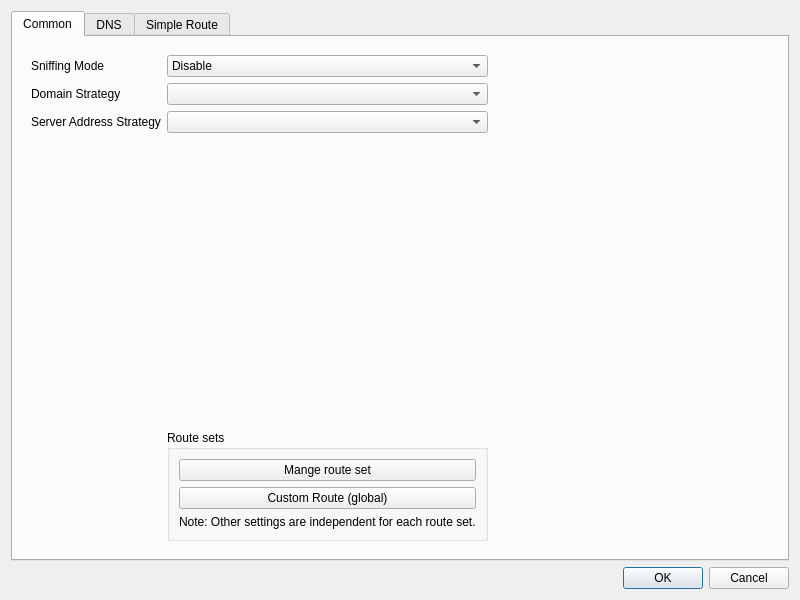
<?xml version="1.0" encoding="UTF-8"?>
<ui version="4.0">
 <class>DialogManageRoutes</class>
 <widget class="QDialog" name="DialogManageRoutes">
  <property name="geometry">
   <rect>
    <x>0</x>
    <y>0</y>
    <width>800</width>
    <height>600</height>
   </rect>
  </property>
  <property name="windowTitle">
   <string>Routes</string>
  </property>
  <layout class="QVBoxLayout" name="verticalLayout">
   <item>
    <widget class="QTabWidget" name="tabWidget">
     <property name="currentIndex">
      <number>0</number>
     </property>
     <widget class="QWidget" name="tab">
      <attribute name="title">
       <string>Common</string>
      </attribute>
      <layout class="QVBoxLayout" name="verticalLayout_3">
       <item>
        <widget class="QWidget" name="widget" native="true">
         <layout class="QGridLayout" name="gridLayout_2">
          <item row="4" column="1">
           <spacer name="verticalSpacer">
            <property name="orientation">
             <enum>Qt::Vertical</enum>
            </property>
            <property name="sizeHint" stdset="0">
             <size>
              <width>20</width>
              <height>40</height>
             </size>
            </property>
           </spacer>
          </item>
          <item row="5" column="1">
           <widget class="QGroupBox" name="groupBox">
            <property name="title">
             <string>Route sets</string>
            </property>
            <layout class="QVBoxLayout" name="verticalLayout_7">
             <item>
              <widget class="QPushButton" name="load_save">
               <property name="text">
                <string>Mange route set</string>
               </property>
              </widget>
             </item>
             <item>
              <widget class="QPushButton" name="custom_route_global_edit">
               <property name="text">
                <string>Custom Route (global)</string>
               </property>
              </widget>
             </item>
             <item>
              <widget class="QLabel" name="label_5">
               <property name="text">
                <string>Note: Other settings are independent for each route set.</string>
               </property>
              </widget>
             </item>
            </layout>
           </widget>
          </item>
          <item row="2" column="0">
           <widget class="QLabel" name="label_6">
            <property name="toolTip">
             <string notr="true">For V2Ray, it sets routing.domainStrategy
For sing-box, it sets inbound.domain_strategy</string>
            </property>
            <property name="text">
             <string>Domain Strategy</string>
            </property>
           </widget>
          </item>
          <item row="3" column="1">
           <widget class="QComboBox" name="outbound_domain_strategy">
            <property name="editable">
             <bool>false</bool>
            </property>
           </widget>
          </item>
          <item row="1" column="1">
           <widget class="QComboBox" name="sniffing_mode">
            <item>
             <property name="text">
              <string>Disable</string>
             </property>
            </item>
            <item>
             <property name="text">
              <string>Sniff result for routing</string>
             </property>
            </item>
            <item>
             <property name="text">
              <string>Sniff result for destination</string>
             </property>
            </item>
           </widget>
          </item>
          <item row="1" column="0">
           <widget class="QLabel" name="label">
            <property name="text">
             <string>Sniffing Mode</string>
            </property>
           </widget>
          </item>
          <item row="3" column="0">
           <widget class="QLabel" name="label_3">
            <property name="text">
             <string>Server Address Strategy</string>
            </property>
           </widget>
          </item>
          <item row="2" column="1">
           <widget class="QComboBox" name="domainStrategyCombo">
            <property name="editable">
             <bool>false</bool>
            </property>
           </widget>
          </item>
          <item row="1" column="2">
           <spacer name="horizontalSpacer_3">
            <property name="orientation">
             <enum>Qt::Horizontal</enum>
            </property>
            <property name="sizeHint" stdset="0">
             <size>
              <width>40</width>
              <height>20</height>
             </size>
            </property>
           </spacer>
          </item>
         </layout>
        </widget>
       </item>
      </layout>
     </widget>
     <widget class="QWidget" name="tab_3">
      <attribute name="title">
       <string>DNS</string>
      </attribute>
      <layout class="QVBoxLayout" name="verticalLayout_4">
       <item>
        <widget class="QGroupBox" name="simple_dns_box">
         <property name="title">
          <string>Simple DNS Settings</string>
         </property>
         <layout class="QGridLayout" name="gridLayout">
          <item row="1" column="0">
           <widget class="QLabel" name="label_8">
            <property name="toolTip">
             <string>This is especially important and it is recommended to use the default value of &quot;localhost&quot;.
If the default value does not work, try changing it to &quot;223.5.5.5&quot;.
For more information, see the document &quot;Configuration/DNS&quot;.</string>
            </property>
            <property name="text">
             <string>Direct DNS</string>
            </property>
           </widget>
          </item>
          <item row="0" column="2">
           <layout class="QHBoxLayout" name="horizontalLayout_7">
            <item>
             <widget class="QComboBox" name="remote_dns">
              <property name="sizePolicy">
               <sizepolicy hsizetype="Expanding" vsizetype="Fixed">
                <horstretch>0</horstretch>
                <verstretch>0</verstretch>
               </sizepolicy>
              </property>
              <property name="editable">
               <bool>true</bool>
              </property>
              <item>
               <property name="text">
                <string notr="true">https://8.8.8.8/dns-query</string>
               </property>
              </item>
              <item>
               <property name="text">
                <string notr="true">https://1.0.0.1/dns-query</string>
               </property>
              </item>
              <item>
               <property name="text">
                <string notr="true">https://1.1.1.1/dns-query</string>
               </property>
              </item>
              <item>
               <property name="text">
                <string notr="true">https://dns.google/dns-query</string>
               </property>
              </item>
              <item>
               <property name="text">
                <string notr="true">https://one.one.one.one/dns-query</string>
               </property>
              </item>
              <item>
               <property name="text">
                <string notr="true">https://[2001:4860:4860::8888]/dns-query</string>
               </property>
              </item>
              <item>
               <property name="text">
                <string notr="true">https://[2606:4700:4700::1111]/dns-query</string>
               </property>
              </item>
             </widget>
            </item>
            <item>
             <widget class="QLabel" name="label_10">
              <property name="text">
               <string>Query Strategy</string>
              </property>
             </widget>
            </item>
            <item>
             <widget class="QComboBox" name="remote_dns_strategy"/>
            </item>
           </layout>
          </item>
          <item row="0" column="0">
           <widget class="QLabel" name="label_9">
            <property name="text">
             <string>Remote DNS</string>
            </property>
            <property name="buddy">
             <cstring>widget</cstring>
            </property>
           </widget>
          </item>
          <item row="2" column="2">
           <layout class="QHBoxLayout" name="horizontalLayout_3">
            <item>
             <widget class="QCheckBox" name="dns_routing">
              <property name="text">
               <string>Enable DNS Routing</string>
              </property>
             </widget>
            </item>
            <item>
             <spacer name="horizontalSpacer_2">
              <property name="orientation">
               <enum>Qt::Horizontal</enum>
              </property>
              <property name="sizeHint" stdset="0">
               <size>
                <width>40</width>
                <height>20</height>
               </size>
              </property>
             </spacer>
            </item>
            <item>
             <widget class="QLabel" name="dns_final_out_l">
              <property name="text">
               <string>Final DNS Out</string>
              </property>
             </widget>
            </item>
            <item>
             <widget class="QComboBox" name="dns_final_out">
              <item>
               <property name="text">
                <string notr="true">proxy</string>
               </property>
              </item>
              <item>
               <property name="text">
                <string notr="true">bypass</string>
               </property>
              </item>
             </widget>
            </item>
           </layout>
          </item>
          <item row="1" column="2">
           <layout class="QHBoxLayout" name="horizontalLayout_8">
            <item>
             <widget class="QComboBox" name="direct_dns">
              <property name="sizePolicy">
               <sizepolicy hsizetype="Expanding" vsizetype="Fixed">
                <horstretch>0</horstretch>
                <verstretch>0</verstretch>
               </sizepolicy>
              </property>
              <property name="editable">
               <bool>true</bool>
              </property>
              <item>
               <property name="text">
                <string notr="true">localhost</string>
               </property>
              </item>
              <item>
               <property name="text">
                <string notr="true">https://223.5.5.5/dns-query</string>
               </property>
              </item>
              <item>
               <property name="text">
                <string notr="true">https://1.12.12.12/dns-query</string>
               </property>
              </item>
              <item>
               <property name="text">
                <string notr="true">https://dns.alidns.com/dns-query</string>
               </property>
              </item>
              <item>
               <property name="text">
                <string notr="true">https://doh.pub/dns-query</string>
               </property>
              </item>
              <item>
               <property name="text">
                <string notr="true">223.5.5.5</string>
               </property>
              </item>
              <item>
               <property name="text">
                <string notr="true">119.29.29.29</string>
               </property>
              </item>
              <item>
               <property name="text">
                <string notr="true">2400:3200::1</string>
               </property>
              </item>
              <item>
               <property name="text">
                <string notr="true">2402:4e00::</string>
               </property>
              </item>
             </widget>
            </item>
            <item>
             <widget class="QLabel" name="label_11">
              <property name="text">
               <string>Query Strategy</string>
              </property>
             </widget>
            </item>
            <item>
             <widget class="QComboBox" name="direct_dns_strategy"/>
            </item>
           </layout>
          </item>
         </layout>
        </widget>
       </item>
       <item>
        <widget class="QGroupBox" name="groupBox_2">
         <property name="title">
          <string>DNS Object Settings</string>
         </property>
         <layout class="QVBoxLayout" name="verticalLayout_5">
          <item>
           <layout class="QHBoxLayout" name="horizontalLayout_4">
            <item>
             <widget class="QCheckBox" name="use_dns_object">
              <property name="text">
               <string>Use DNS Object</string>
              </property>
             </widget>
            </item>
            <item>
             <widget class="QPushButton" name="format_dns_object">
              <property name="sizePolicy">
               <sizepolicy hsizetype="Maximum" vsizetype="Fixed">
                <horstretch>0</horstretch>
                <verstretch>0</verstretch>
               </sizepolicy>
              </property>
              <property name="text">
               <string>Format</string>
              </property>
             </widget>
            </item>
            <item>
             <widget class="QPushButton" name="dns_document">
              <property name="sizePolicy">
               <sizepolicy hsizetype="Maximum" vsizetype="Fixed">
                <horstretch>0</horstretch>
                <verstretch>0</verstretch>
               </sizepolicy>
              </property>
              <property name="text">
               <string>Document</string>
              </property>
             </widget>
            </item>
           </layout>
          </item>
          <item>
           <widget class="QPlainTextEdit" name="dns_object"/>
          </item>
         </layout>
        </widget>
       </item>
      </layout>
     </widget>
     <widget class="QWidget" name="tab_2">
      <attribute name="title">
       <string>Simple Route</string>
      </attribute>
      <layout class="QVBoxLayout" name="verticalLayout_6">
       <item>
        <widget class="QGroupBox" name="gb2">
         <layout class="QVBoxLayout" name="verticalLayout_2">
          <item>
           <layout class="QGridLayout" name="gridLayout_3" rowstretch="0,1,1" columnstretch="0,1,1,1">
            <item row="0" column="3">
             <widget class="QLabel" name="label_82">
              <property name="text">
               <string>Block</string>
              </property>
              <property name="alignment">
               <set>Qt::AlignCenter</set>
              </property>
             </widget>
            </item>
            <item row="2" column="3">
             <layout class="QGridLayout" name="blockTxtLayout"/>
            </item>
            <item row="0" column="1">
             <widget class="QLabel" name="label_80">
              <property name="text">
               <string>Direct</string>
              </property>
              <property name="alignment">
               <set>Qt::AlignCenter</set>
              </property>
             </widget>
            </item>
            <item row="2" column="0">
             <widget class="QLabel" name="label_7">
              <property name="text">
               <string>Domain</string>
              </property>
              <property name="alignment">
               <set>Qt::AlignRight|Qt::AlignTrailing|Qt::AlignVCenter</set>
              </property>
             </widget>
            </item>
            <item row="2" column="1">
             <layout class="QGridLayout" name="directTxtLayout"/>
            </item>
            <item row="1" column="2">
             <layout class="QGridLayout" name="proxyIPLayout"/>
            </item>
            <item row="0" column="2">
             <widget class="QLabel" name="label_81">
              <property name="text">
               <string>Proxy</string>
              </property>
              <property name="alignment">
               <set>Qt::AlignCenter</set>
              </property>
             </widget>
            </item>
            <item row="2" column="2">
             <layout class="QGridLayout" name="proxyTxtLayout"/>
            </item>
            <item row="1" column="3">
             <layout class="QGridLayout" name="blockIPLayout"/>
            </item>
            <item row="1" column="0">
             <widget class="QLabel" name="label_2">
              <property name="text">
               <string>IP</string>
              </property>
              <property name="alignment">
               <set>Qt::AlignRight|Qt::AlignTrailing|Qt::AlignVCenter</set>
              </property>
             </widget>
            </item>
            <item row="1" column="1">
             <layout class="QGridLayout" name="directIPLayout"/>
            </item>
           </layout>
          </item>
          <item>
           <layout class="QHBoxLayout" name="horizontalLayout_5">
            <item>
             <widget class="QWidget" name="horizontalWidget_2" native="true">
              <layout class="QHBoxLayout" name="horizontalLayout_6">
               <property name="leftMargin">
                <number>0</number>
               </property>
               <property name="topMargin">
                <number>0</number>
               </property>
               <property name="rightMargin">
                <number>0</number>
               </property>
               <property name="bottomMargin">
                <number>0</number>
               </property>
               <item>
                <widget class="QToolButton" name="preset">
                 <property name="sizePolicy">
                  <sizepolicy hsizetype="Preferred" vsizetype="Fixed">
                   <horstretch>0</horstretch>
                   <verstretch>0</verstretch>
                  </sizepolicy>
                 </property>
                 <property name="text">
                  <string>Preset</string>
                 </property>
                 <property name="popupMode">
                  <enum>QToolButton::InstantPopup</enum>
                 </property>
                 <property name="toolButtonStyle">
                  <enum>Qt::ToolButtonTextBesideIcon</enum>
                 </property>
                </widget>
               </item>
               <item>
                <widget class="QPushButton" name="custom_route_edit">
                 <property name="text">
                  <string>Custom Route</string>
                 </property>
                </widget>
               </item>
              </layout>
             </widget>
            </item>
            <item>
             <spacer name="horizontalSpacer">
              <property name="orientation">
               <enum>Qt::Horizontal</enum>
              </property>
              <property name="sizeHint" stdset="0">
               <size>
                <width>40</width>
                <height>20</height>
               </size>
              </property>
             </spacer>
            </item>
            <item>
             <widget class="QWidget" name="horizontalWidget" native="true">
              <layout class="QHBoxLayout" name="horizontalLayout_2">
               <property name="leftMargin">
                <number>0</number>
               </property>
               <property name="topMargin">
                <number>0</number>
               </property>
               <property name="rightMargin">
                <number>0</number>
               </property>
               <property name="bottomMargin">
                <number>0</number>
               </property>
               <item>
                <widget class="QLabel" name="label_4">
                 <property name="text">
                  <string>Default Outbound</string>
                 </property>
                </widget>
               </item>
               <item>
                <widget class="QComboBox" name="def_outbound">
                 <item>
                  <property name="text">
                   <string notr="true">proxy</string>
                  </property>
                 </item>
                 <item>
                  <property name="text">
                   <string notr="true">bypass</string>
                  </property>
                 </item>
                 <item>
                  <property name="text">
                   <string notr="true">block</string>
                  </property>
                 </item>
                </widget>
               </item>
              </layout>
             </widget>
            </item>
           </layout>
          </item>
         </layout>
        </widget>
       </item>
      </layout>
     </widget>
    </widget>
   </item>
   <item>
    <layout class="QHBoxLayout" name="horizontalLayout">
     <item>
      <widget class="QDialogButtonBox" name="buttonBox">
       <property name="sizePolicy">
        <sizepolicy hsizetype="Preferred" vsizetype="Preferred">
         <horstretch>0</horstretch>
         <verstretch>0</verstretch>
        </sizepolicy>
       </property>
       <property name="standardButtons">
        <set>QDialogButtonBox::Cancel|QDialogButtonBox::Ok</set>
       </property>
      </widget>
     </item>
    </layout>
   </item>
  </layout>
 </widget>
 <tabstops>
  <tabstop>tabWidget</tabstop>
  <tabstop>sniffing_mode</tabstop>
  <tabstop>domainStrategyCombo</tabstop>
  <tabstop>outbound_domain_strategy</tabstop>
  <tabstop>load_save</tabstop>
  <tabstop>custom_route_global_edit</tabstop>
  <tabstop>remote_dns</tabstop>
  <tabstop>remote_dns_strategy</tabstop>
  <tabstop>direct_dns</tabstop>
  <tabstop>direct_dns_strategy</tabstop>
  <tabstop>dns_routing</tabstop>
  <tabstop>dns_final_out</tabstop>
  <tabstop>use_dns_object</tabstop>
  <tabstop>format_dns_object</tabstop>
  <tabstop>dns_document</tabstop>
  <tabstop>dns_object</tabstop>
  <tabstop>preset</tabstop>
  <tabstop>custom_route_edit</tabstop>
  <tabstop>def_outbound</tabstop>
 </tabstops>
 <resources/>
 <connections>
  <connection>
   <sender>buttonBox</sender>
   <signal>rejected()</signal>
   <receiver>DialogManageRoutes</receiver>
   <slot>reject()</slot>
   <hints>
    <hint type="sourcelabel">
     <x>399</x>
     <y>574</y>
    </hint>
    <hint type="destinationlabel">
     <x>399</x>
     <y>299</y>
    </hint>
   </hints>
  </connection>
  <connection>
   <sender>buttonBox</sender>
   <signal>accepted()</signal>
   <receiver>DialogManageRoutes</receiver>
   <slot>accept()</slot>
   <hints>
    <hint type="sourcelabel">
     <x>399</x>
     <y>574</y>
    </hint>
    <hint type="destinationlabel">
     <x>399</x>
     <y>299</y>
    </hint>
   </hints>
  </connection>
 </connections>
</ui>
